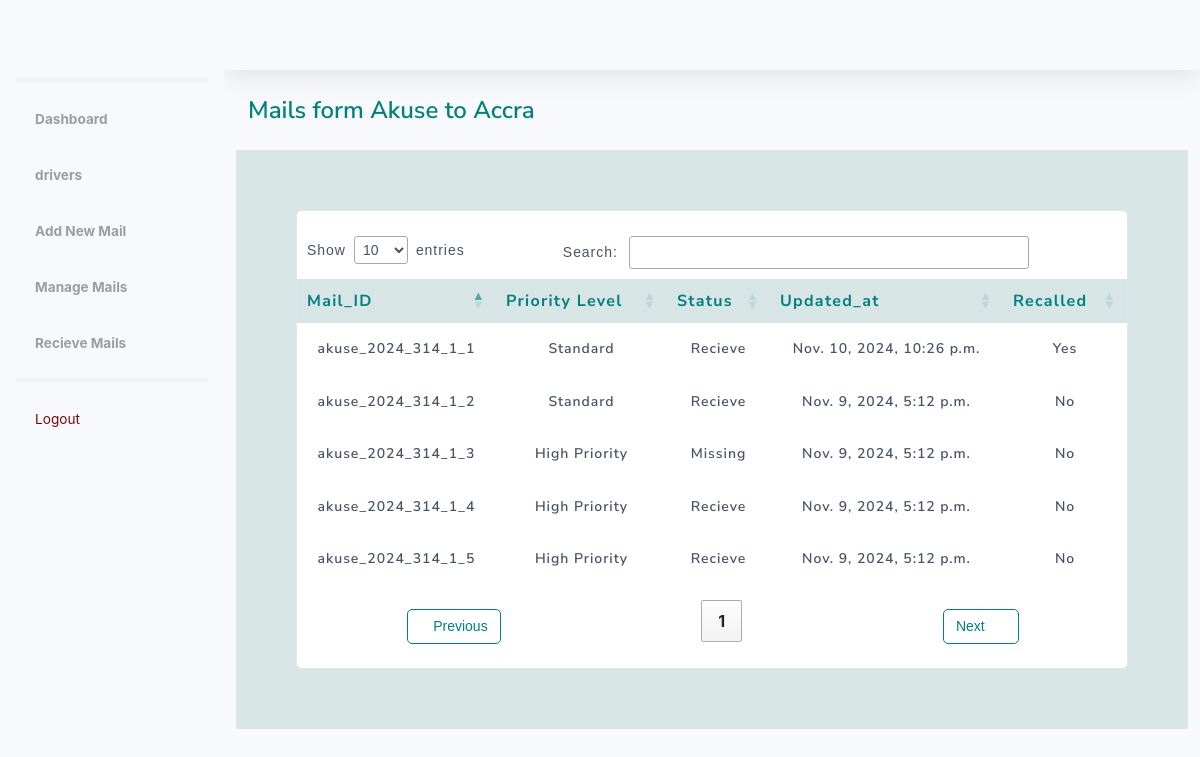
/dashboard/mailbox/submitted/9 (signed in), run on the app's committed database.
### mail/models.py (models this page shows, shortened)
class ModelInherit(models.Model):
    created_at = models.DateTimeField(auto_now_add=True)
    updated_at = models.DateTimeField(auto_now=True)

class MailBox(ModelInherit):
    mail_id = models.CharField(max_length=200, unique=True)
    handling_officer = models.CharField(max_length=100)
    dispatch_date = models.DateField(auto_now_add=True)
    mail_status = models.CharField(max_length=50, default='Drafted', choices=MAIL_STATUS)
    remarks = models.TextField(blank=True, null=True)
    to_location = models.ForeignKey(Location, on_delete=models.PROTECT, related_name='to_location')
    from_location = models.ForeignKey(Location, on_delete=models.PROTECT, related_name='from_location')
    assigned_to = models.ForeignKey(AssignedTo, on_delete=models.SET_NULL, null=True, blank=False)
    created_by = models.ForeignKey(User, on_delete=models.PROTECT)

class Mail(ModelInherit):
    mail_box = models.ForeignKey(MailBox, on_delete=models.PROTECT, related_name='individual_mails')
    individual_mail_id = models.CharField(max_length=100, unique=True)
    mail_description = models.TextField(blank=False, null=True)
    priority_level = models.CharField(max_length=15, choices=[('Standard', 'Standard'), ('High Priority', 'High Priority')])
    created_by = models.ForeignKey(User, on_delete=models.PROTECT, related_name='created_by', blank=False)
    is_package = models.BooleanField(default=False)
    is_received = models.BooleanField(default=False)
    recalled = models.BooleanField(default=False)

class ModelInherit(models.Model):
    created_at = models.DateTimeField(auto_now_add=True)
    updated_at = models.DateTimeField(auto_now=True)

### authentication/models.py (models this page shows)
class Location(models.Model):
    name = models.CharField(max_length=100, unique=True)
    created_at = models.DateTimeField(auto_now_add=True)
    updated_at = models.DateTimeField(auto_now=True)
    def __str__(self):
        return f"{self.name}"

### management/views.py (the view)
# urls.py: path('mailbox/submitted/<str:pk>', ReceivedMailboxMails.as_view(), name='view_submitted_mailbox'),
@method_decorator([login_required, registry_required], name='dispatch')
class ReceivedMailboxMails(DetailView):
    model = MailBox
    template_name = 'mail/mail_box_mails.html'
    context_object_name = 'mailbox'
    def get_context_data(self, **kwargs):
        context = super().get_context_data(**kwargs)
        mails = Mail.objects.filter(mail_box=self.get_object())
        context['mails'] = mails
        return context

### management/templatetags/custom_tags.py (called while the page is built)
@register.simple_tag(takes_context=True)
def get_locations(context):
    request = context['request']
    user_location = request.user.location
    if request.user.is_authenticated and request.user.is_admin:
        locations = Location.objects.all()
    else:
        locations = Location.objects.exclude(id=user_location.id)
    return locations

### templates/mail/mail_box_mails.html (shortened to what this page needs)
{% load static %}
<!DOCTYPE html>
<html lang="en">
<head>
    {% include 'components/css.html' %}
    <link rel="stylesheet" href="https://cdn.datatables.net/1.10.4/css/jquery.dataTables.min.css">
</head>
<body id="page-top">
    <div id="wrapper">
            {% include 'components/sidebar.html' %}
        <div id="content-wrapper" class="d-flex flex-column">
            <div id="content">
                {% include 'components/navbar.html' %}
                <div class="container-fluid">
                    <div class="row">
                        <div class="12">
                            <div class=" custom-span d-flex justify-content-between align-items-center mb-4">
                                Mails form {{mailbox.from_location}} to {{mailbox.to_location}}
                            </div>
                        </div>
                        <div class="col-12" style="background-color: rgb(215,229,229); padding: 60px;">
                            <div class="card">
                                <div class="table-responsive">
                                    <table table table-condensed table-hover" id="table_id" width="100%"
                                    cellspacing="0">
                                        <thead>
                                            <tr>
                                                <th>Mail_ID</th>
                                                <th>Priority Level</th>
                                                <th>Status</th>
                                                <th>Updated_at</th>
                                                <th>Recalled</th>
                                            </tr>
                                        </thead>
                                        <tbody>
                                            {% for mail in mailbox.individual_mails.all %}
                                            <tr>
                                                <td>{{mail.individual_mail_id}}</td>
                                                <td>{{mail.priority_level}}</td>
                                                <td>
                                                    {% if mail.is_received %}
                                                    Recieve
                                                    {% else %}
                                                    Missing
                                                    {% endif %}
                                                </td>
                                                <td>{{mail.updated_at}}</td>
                                                <td>
                                                    {% if mail.recalled %}
                                                        Yes
                                                    {% else %}
                                                        No
                                                    {% endif %}
                                                </td>
                                            </tr>
                                            {% endfor %}
                                        </tbody>
                                    </table>
                                </div>
                            </div>
                        </div>
                    </div>
                </div>
            </div>
            </div>
        </div>
</body>
</html>

### templates/mail/mail_box_mails.html (style rules this page uses)
table { border-collapse: collapse; text-align: center; line-height: 24px; }
thead th { font-family: 'Nunito Sans'; font-size: 16px; background-color: #d7e5e5 !important; color: #008080 !important; font-weight: 700; font-style: normal; letter-spacing: 0.08rem; }
td { font-family: "Nunito Sans"; color: #475467 !important; font-size: 14px; font-style: normal; font-weight: 600; letter-spacing: 0.06rem; line-height: 22.4px; }
.custom-span { font-family: 'Nunito Sans'; line-height: 32.4px; font-weight: 600; font-style: normal; font-size: 24px; color: #008080 !important; }
table.dataTable thead th, table.dataTable thead td { border: none !important; }
table.dataTable.no-footer { border-bottom: 1px solid #ffffff !important; }
table.dataTable tbody th, table.dataTable tbody td { padding: 15px 10px !important; }

### data on the page
MailBox: from_location "Akuse", to_location "Accra"
Mail: individual_mail_id "akuse_2024_314_1_1", priority_level "Standard", is_received "Recieve", updated_at "Nov. 10, 2024, 10:26 p.m.", recalled "Yes"
Mail: individual_mail_id "akuse_2024_314_1_2", priority_level "Standard", is_received "Recieve", updated_at "Nov. 9, 2024, 5:12 p.m.", recalled "No"
Mail: individual_mail_id "akuse_2024_314_1_3", priority_level "High Priority", is_received "Missing", updated_at "Nov. 9, 2024, 5:12 p.m.", recalled "No"
Mail: individual_mail_id "akuse_2024_314_1_4", priority_level "High Priority", is_received "Recieve", updated_at "Nov. 9, 2024, 5:12 p.m.", recalled "No"
Mail: individual_mail_id "akuse_2024_314_1_5", priority_level "High Priority", is_received "Recieve", updated_at "Nov. 9, 2024, 5:12 p.m.", recalled "No"
